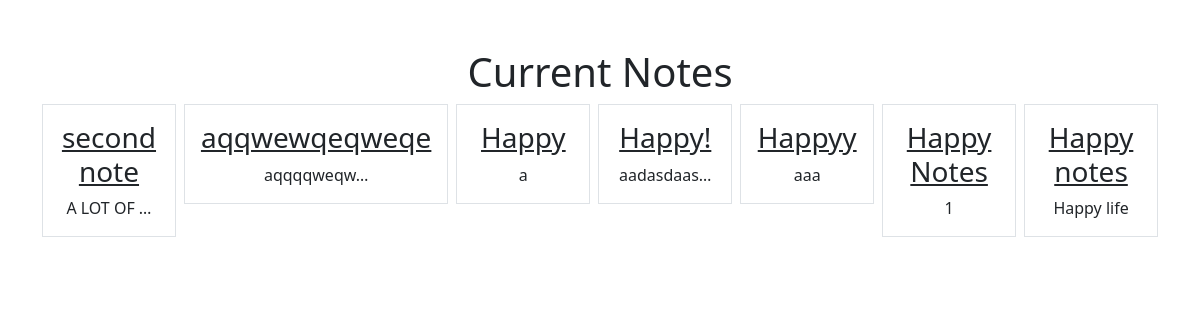
Screenshot of /notes/ (signed in) with the database file from the repository.
### notes/models.py (models this page shows)
class Notes(models.Model):
    title = models.CharField(max_length=200)
    text = models.TextField()
    created = models.DateTimeField(auto_now_add=True)
    user = models.ForeignKey(User, on_delete=models.CASCADE, related_name="notes")

### notes/views.py (the view)
# urls.py: path('notes/', views.NotesListView.as_view(), name="notes.all"),
class NotesListView(LoginRequiredMixin, ListView):
    model = Notes
    context_object_name = "notes"
    login_url = '/admin'
    def get_queryset(self):
        return self.request.user.notes.all()

### notes/templates/notes/notes_list.html
{% extends "base.html" %}
{% block content %}
    <h1>Current Notes</h1>
    <div class = "row row-cols3 g-2">
        {% for note in notes %}
        <div class = "col">
            <div class = "p-3 border">
                <a href = "{% url 'notes.single' pk=note.id %}" class = 'text-dark text-decoration-non'>
                    <h3>{{note.title}}</h3>
                </a>
                {{note.text|truncatechars:10}}
            </div>
        </div>
        {% endfor %}
    </div>
{% endblock %}

### rows the page displays
Notes: title "second note", text "A LOT OF …"
Notes: title "aqqwewqeqweqe", text "aqqqqweqw…"
Notes: title "Happy", text "a"
Notes: title "Happy!", text "aadasdaas…"
Notes: title "Happyy", text "aaa"
Notes: title "Happy Notes", text "1"
Notes: title "Happy notes", text "Happy life"
